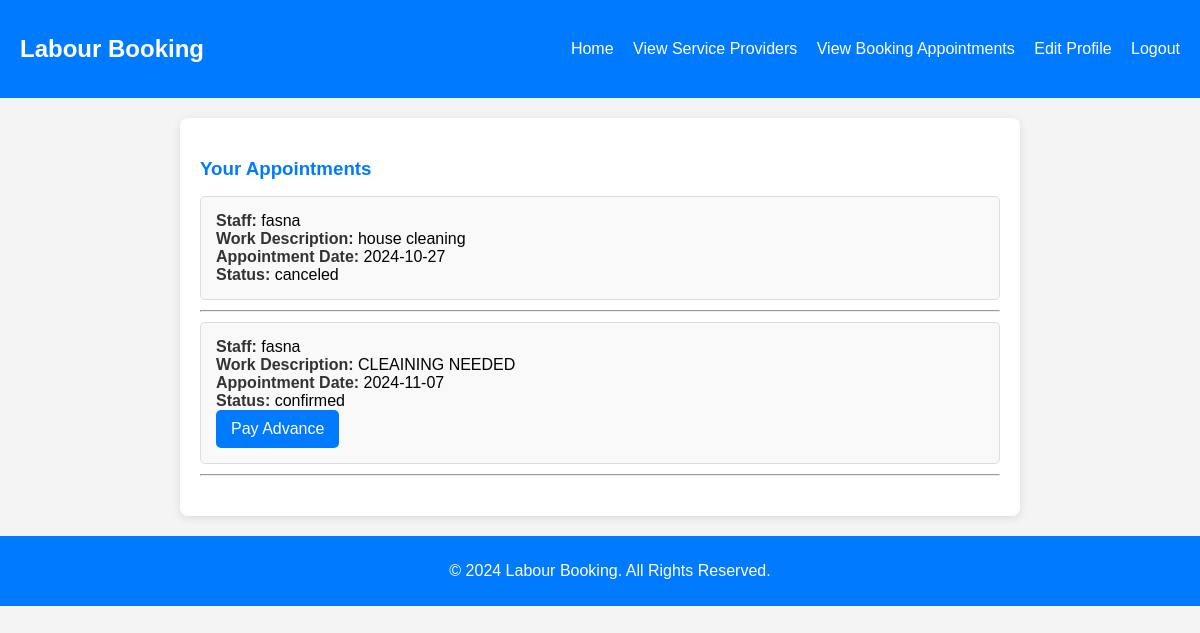
Page /view_bookings.php (signed in) on the committed database.
### tables this page shows
CREATE TABLE `appointments` (
  `id` int(11) NOT NULL,
  `user_id` int(11) NOT NULL,
  `staff_id` int(11) NOT NULL,
  `work_description` text NOT NULL,
  `appointment_date` date NOT NULL,
  `status` enum('pending','confirmed','canceled') DEFAULT 'pending'
);

CREATE TABLE `staff` (
  `id` int(20) NOT NULL,
  `Name` varchar(20) NOT NULL,
  `phoneno` varchar(10) NOT NULL,
  `emailid` varchar(20) NOT NULL,
  `username` varchar(20) NOT NULL,
  `password` varchar(20) NOT NULL,
  `category` varchar(20) NOT NULL
);

### view_bookings.php (the view, shortened to what this page needs)
<?php
$conn = mysqli_connect("localhost", "root", "", "labour_booking");
$user_id = $_SESSION['user_id'];
$sql = "SELECT a.id, a.work_description, a.appointment_date, a.status, s.Name as staff_name
        FROM appointments a
        JOIN staff s ON a.staff_id = s.id
        WHERE a.user_id = '$user_id'";
$result = mysqli_query($conn, $sql);
?>
<!DOCTYPE html>
<html lang="en">
<head>
    <link rel="stylesheet" href="viewbookings.css">
</head>
<body>
    <nav>
        <div class="sappy">
            <h1>Labour Booking</h1>
            <div class="hi">
                <a href="userhome.php" class="hello">Home</a>
                <a href="view_service_providers.php" class="hello">View Service Providers</a>
                <a href="view_bookings.php" class="hello">View Booking Appointments</a>
                <a href="edit_profile.php" class="hello">Edit Profile</a>
                <a href="logout.php" class="hello">Logout</a>
            </div>
        </div>
    </nav>
    <main class="main-content">
        <section class="bookings-list">
            <h3>Your Appointments</h3>
            <ul>
                <?php
                if (mysqli_num_rows($result) > 0) {
                    while ($booking = mysqli_fetch_assoc($result)) {
                        echo "<li>";
                        echo "<strong>Staff:</strong> " . htmlspecialchars($booking['staff_name']) . "<br>";
                        echo "<strong>Work Description:</strong> " . htmlspecialchars($booking['work_description']) . "<br>";
                        echo "<strong>Appointment Date:</strong> " . htmlspecialchars($booking['appointment_date']) . "<br>";
                        echo "<strong>Status:</strong> " . htmlspecialchars($booking['status']) . "<br>";
                        if ($booking['status'] === 'confirmed') {
                            echo "<a href='pay_advance.php?id=" . $booking['id'] . "' class='pay-button'>Pay Advance</a>";
                        }
                        echo "</li><hr>";
                    }
                } else {
                    echo "<p>You have no bookings.</p>";
                }
                ?>
            </ul>
        </section>
    </main>
    <footer>
        <p>&copy; 2024 Labour Booking. All Rights Reserved.</p>
    </footer>
</body>
</html>

### viewbookings.css (style rules this page uses)
body { font-family: Arial, sans-serif; margin: 0; padding: 0; background-color: #f4f4f4; }
nav { background-color: #007BFF; color: #fff; padding: 15px 0; }
.sappy { display: flex; justify-content: space-between; align-items: center; max-width: 1200px; margin: 0 auto; padding: 0 20px; }
.hi a { color: #fff; text-decoration: none; margin-left: 15px; }
.main-content { max-width: 800px; margin: 20px auto; padding: 20px; background-color: white; border-radius: 8px; box-shadow: 0 2px 10px rgba(0, 0, 0, 0.1); }
.bookings-list { margin: 20px 0; }
h3 { color: #007BFF; margin-bottom: 15px; }
ul { list-style-type: none; padding: 0; }
li { border: 1px solid #ddd; border-radius: 5px; padding: 15px; margin-bottom: 10px; background-color: #f9f9f9; }
li strong { color: #333; }
hr { margin: 10px 0; }
.pay-button { background-color: #007BFF; color: white; border: none; padding: 10px 15px; border-radius: 5px; cursor: pointer; text-decoration: none; display: inline-block; transition: background-color 0.3s ease; }
footer { text-align: center; padding: 10px; background-color: #007BFF; color: #fff; position: relative; bottom: 0; width: 100%; }

### rows in the picture
appointments: staff.Name "fasna", work_description "house cleaning", appointment_date "2024-10-27", status "canceled"
appointments: staff.Name "fasna", work_description "CLEAINING NEEDED", appointment_date "2024-11-07", status "confirmed"
